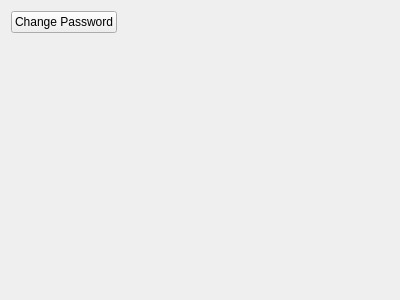
<?xml version="1.0" encoding="UTF-8"?>
<ui version="4.0">
 <class>Form</class>
 <widget class="QWidget" name="Form">
  <property name="geometry">
   <rect>
    <x>0</x>
    <y>0</y>
    <width>400</width>
    <height>300</height>
   </rect>
  </property>
  <property name="windowTitle">
   <string>Form</string>
  </property>
  <layout class="QFormLayout" name="formLayout_2">
   <item row="0" column="0">
    <layout class="QFormLayout" name="formLayout">
     <item row="0" column="0">
      <widget class="QPushButton" name="pushButton">
       <property name="text">
        <string>Change Password</string>
       </property>
      </widget>
     </item>
    </layout>
   </item>
  </layout>
 </widget>
 <resources/>
 <connections/>
</ui>
